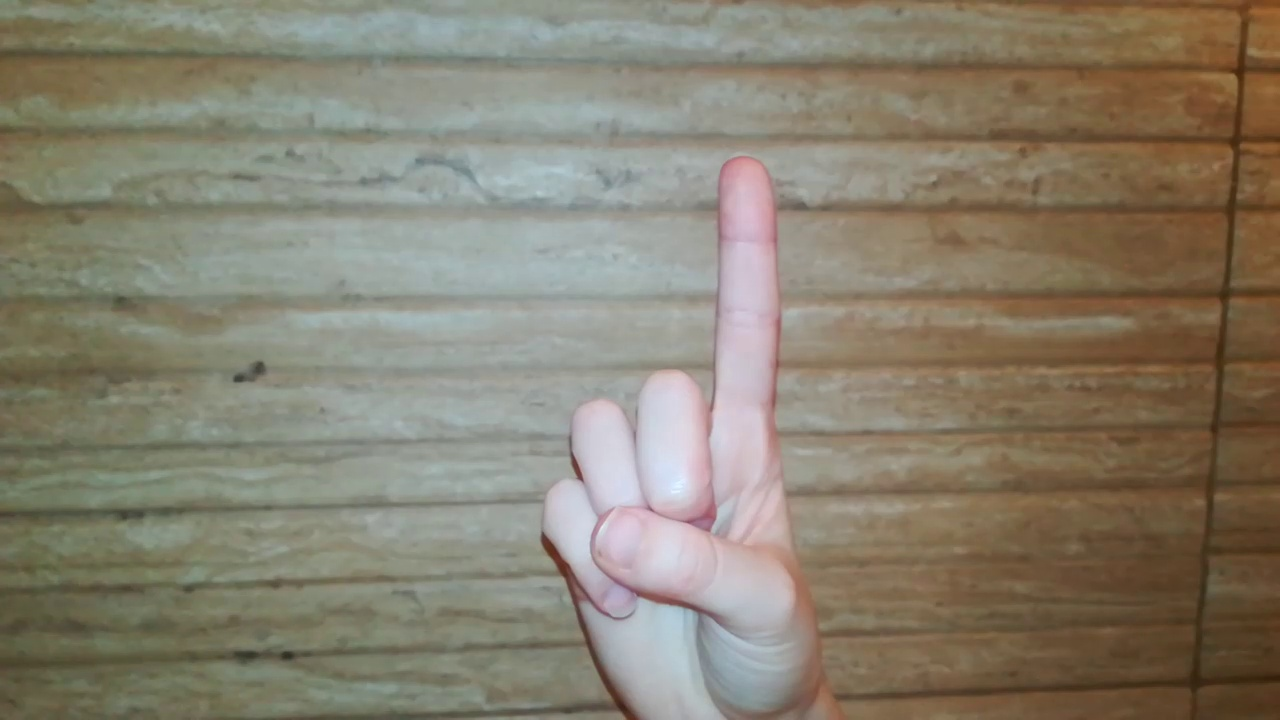
#> input picture dataset/sign_1/sign_1_1.jpg, 1280 x 720 px, given in place of sign_1_0.jpg, which was not available
$ python handsSegmentation.py   (older library calls are emulated)
#> lines starting #> are read from the running program, lines starting #| are printed output that depends on the picture; after the words box and inside, x2 and y2 are one past the last pixel; in counts of white or black regions, pixels touching at a corner belong together; pictures that were not available may be replaced by others from this repository, and a replacement may not be noted
"""
Hand Segmentation

"""

import os
import cv2
import numpy as np
from skimage.filters import (threshold_otsu, threshold_niblack,threshold_sauvola)


def Sobel(src):
    """
    Esta función se encarga de aplicar el algoritmo de Sobel

    Argumentos:
    - src: Imagen a segmentar

    Retorna:
    - grad: Imagen resultante

    """
    # Definir elemento estructurante
    kernel = np.ones((30,30), np.uint8)
#> kernel: shape (30, 30); every value is 1
    kernel2 = np.ones((2,2), np.uint8)

    src = cv2.GaussianBlur(src, (3, 3), 0)
    scale = 1
    delta = 0
    ddepth = cv2.CV_16S
    window_name = ('Sobel Demo - Simple Edge Detector')

    gray = cv2.cvtColor(src, cv2.COLOR_BGR2GRAY)
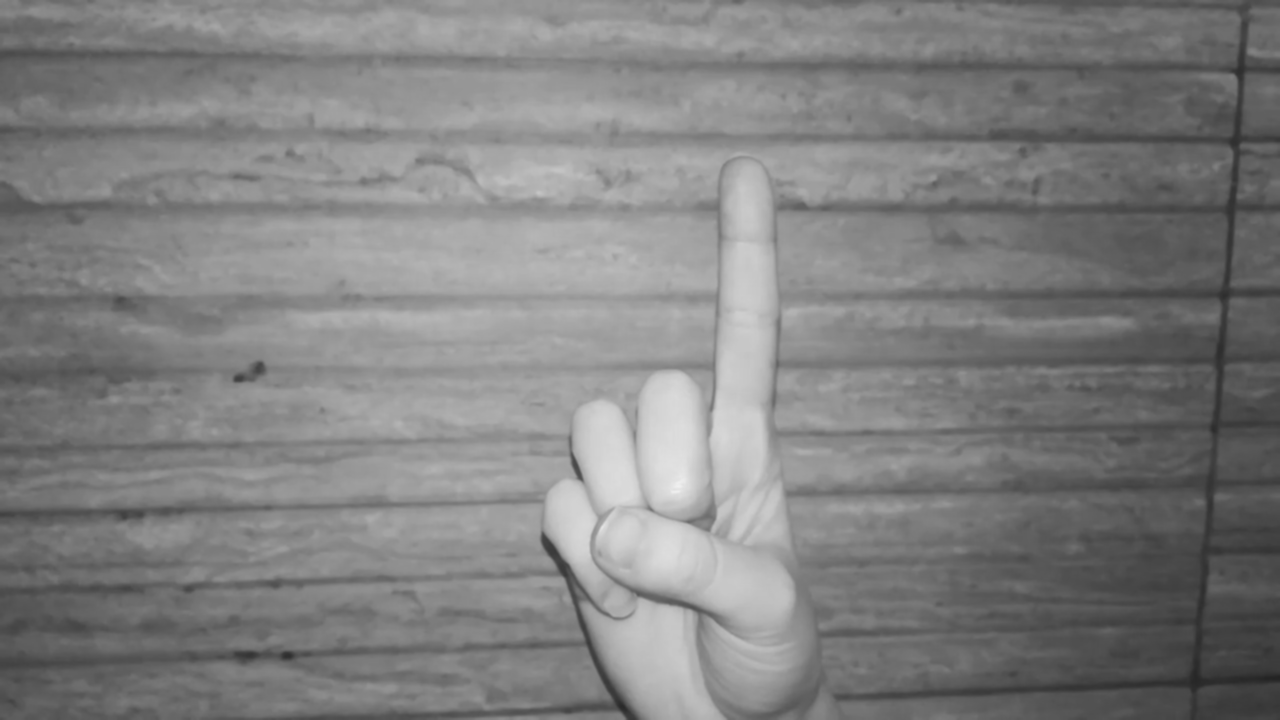
#> gray: shape (720, 1280); min 35, max 240, mean 128.2

    grad_x = cv2.Sobel(gray, ddepth, 1, 0, ksize=3, scale=scale, delta=delta, borderType=cv2.BORDER_DEFAULT)
    grad_y = cv2.Sobel(gray, ddepth, 0, 1, ksize=3, scale=scale, delta=delta, borderType=cv2.BORDER_DEFAULT)
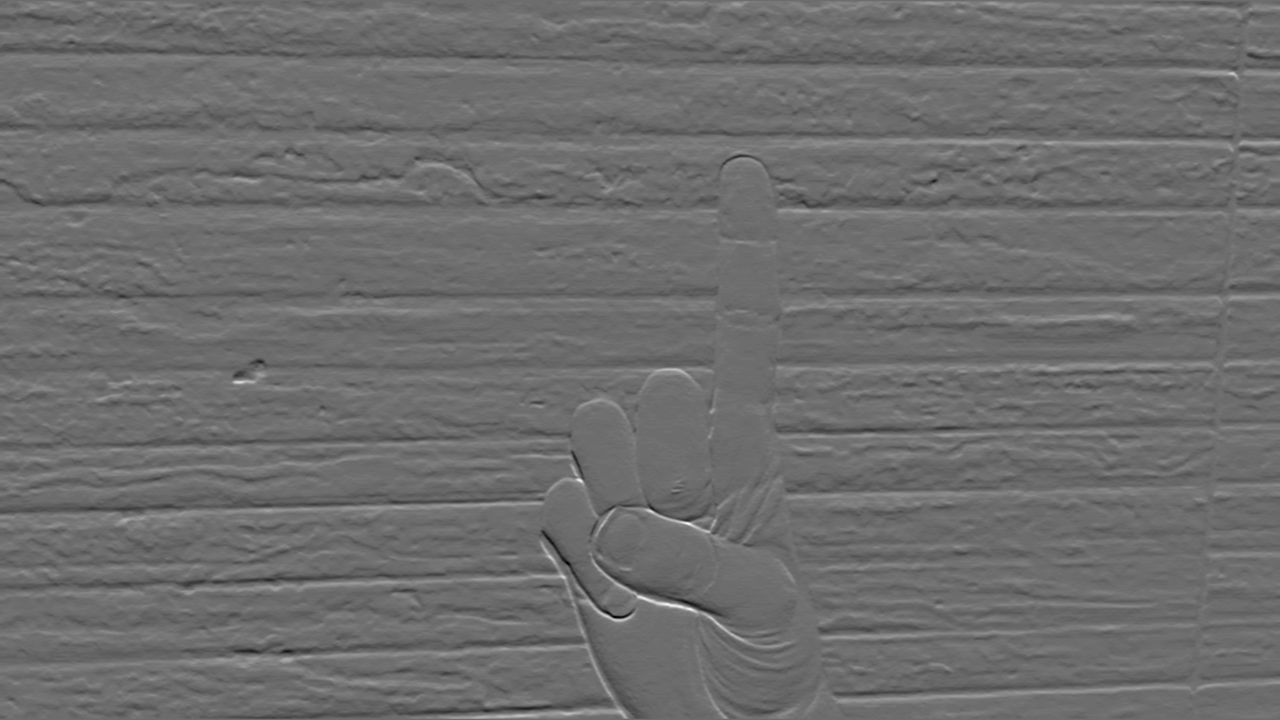
#> grad_y: shape (720, 1280) int16; min -175, max 231, mean -0.2; drawn with min black and max white

    abs_grad_x = cv2.convertScaleAbs(grad_x)
    abs_grad_y = cv2.convertScaleAbs(grad_y)

    grad = cv2.addWeighted(abs_grad_x, 0.5, abs_grad_y, 0.5, 0)

    # Umbralitzacio de la imagen
    _, grad = cv2.threshold(grad, 30, 255, cv2.THRESH_BINARY)
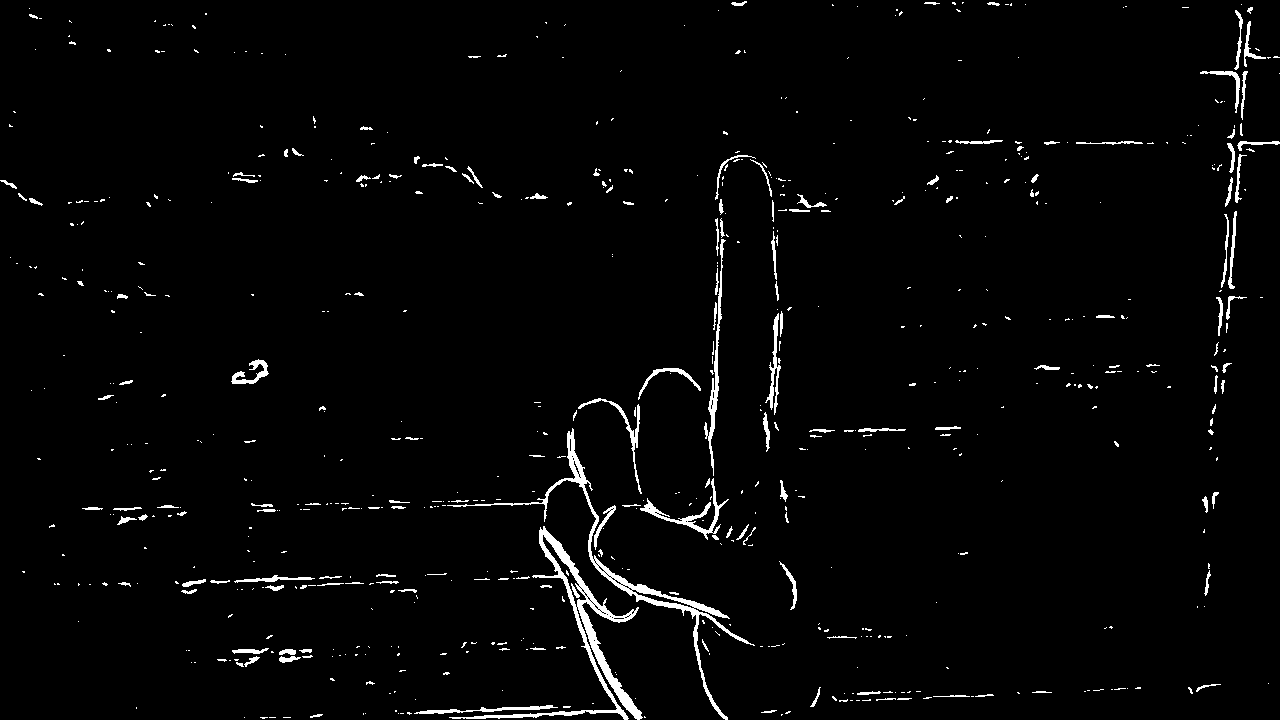
#> grad: shape (720, 1280); 2.3% white; 678 white regions (519 under 20 px), largest, box (x1, y1, x2, y2) and area: (449, 526, 643, 720) 3579, (447, 428, 755, 720) 2948, (704, 239, 726, 476) 841
    grad = cv2.erode(grad, kernel2, iterations=2)
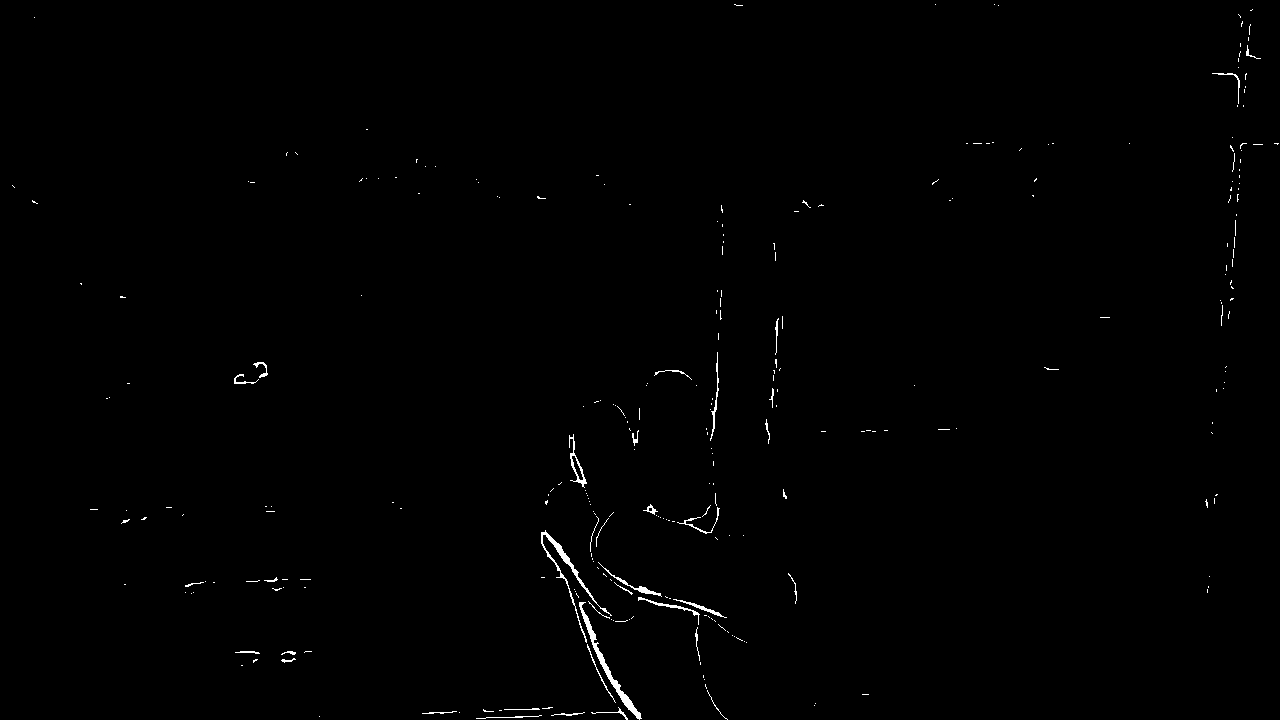
#> grad: shape (720, 1280); 0.51% white in thin lines or dots

    return grad


# [62 lines left out: functions color_filter, canny, otsu, not called in this run]


if __name__ == '__main__':

    listSignsDirectory = ["sign_1", "sign_2", "sign_3", "sign_4", "sign_5"]
    listSignsDirectorySobel = ["signSobel_1", "signSobel_2", "signSobel_3", "signSobel_4", "signSobel_5"]
    listSignsDirectoryColorFilter = ["signCF_1", "signCF_2", "signCF_3", "signCF_4", "signCF_5"]
    listSignsDirectoryCanny = ["signCanny_1", "signCanny_2", "signCanny_3", "signCanny_4", "signCanny_5"]
    listSignsDirectoryOtsu = ["signOtsu_1", "signOtsu_2", "signOtsu_3", "signOtsu_4", "signOtsu_5"]


    print("Applying Sobel to frames...\n")
    for directory, new in zip(listSignsDirectory, listSignsDirectorySobel):

        relativePath = "../dataset/" + directory
        print("Transforming images from " + relativePath)

        for frame in range(len(os.listdir(os.path.abspath(relativePath)))):
#> (the run stopped early here; a loop or call above may not have finished)
